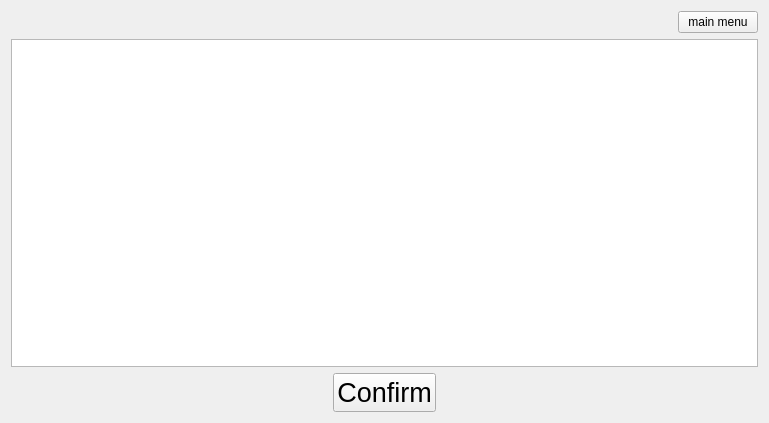
<?xml version="1.0" encoding="UTF-8"?>
<ui version="4.0">
 <class>SaleWindow</class>
 <widget class="QWidget" name="SaleWindow">
  <property name="geometry">
   <rect>
    <x>0</x>
    <y>0</y>
    <width>769</width>
    <height>423</height>
   </rect>
  </property>
  <property name="windowTitle">
   <string>Form</string>
  </property>
  <layout class="QVBoxLayout" name="verticalLayout_3">
   <item>
    <layout class="QVBoxLayout" name="verticalLayout_2">
     <item>
      <layout class="QVBoxLayout" name="verticalLayout">
       <item>
        <layout class="QHBoxLayout" name="horizontalLayout">
         <item>
          <spacer name="horizontalSpacer">
           <property name="orientation">
            <enum>Qt::Orientation::Horizontal</enum>
           </property>
           <property name="sizeHint" stdset="0">
            <size>
             <width>40</width>
             <height>20</height>
            </size>
           </property>
          </spacer>
         </item>
         <item>
          <widget class="QPushButton" name="menuPushButton">
           <property name="text">
            <string>main menu</string>
           </property>
          </widget>
         </item>
        </layout>
       </item>
       <item>
        <widget class="QTableWidget" name="tableWidget"/>
       </item>
      </layout>
     </item>
     <item>
      <layout class="QHBoxLayout" name="horizontalLayout_2">
       <item>
        <spacer name="horizontalSpacer_2">
         <property name="orientation">
          <enum>Qt::Orientation::Horizontal</enum>
         </property>
         <property name="sizeHint" stdset="0">
          <size>
           <width>40</width>
           <height>20</height>
          </size>
         </property>
        </spacer>
       </item>
       <item>
        <widget class="QPushButton" name="confirmPushButton">
         <property name="font">
          <font>
           <pointsize>20</pointsize>
          </font>
         </property>
         <property name="text">
          <string>Confirm</string>
         </property>
        </widget>
       </item>
       <item>
        <spacer name="horizontalSpacer_3">
         <property name="orientation">
          <enum>Qt::Orientation::Horizontal</enum>
         </property>
         <property name="sizeHint" stdset="0">
          <size>
           <width>40</width>
           <height>20</height>
          </size>
         </property>
        </spacer>
       </item>
      </layout>
     </item>
    </layout>
   </item>
  </layout>
 </widget>
 <resources/>
 <connections/>
</ui>
